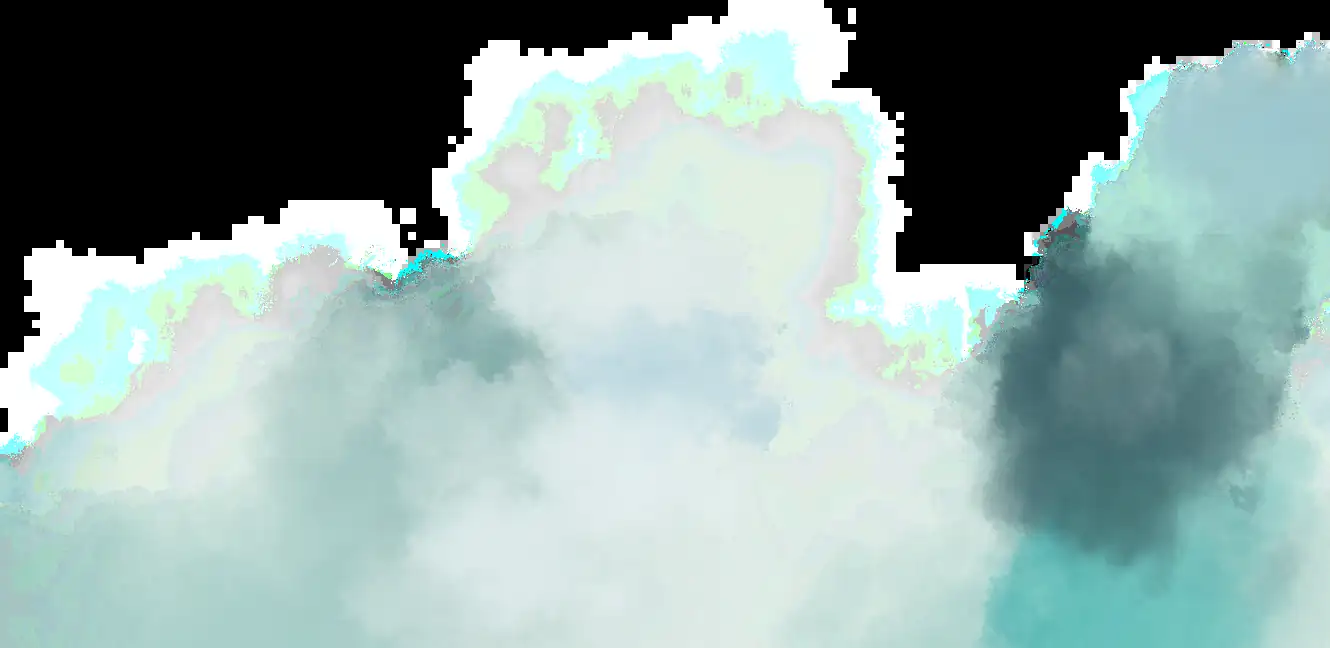
#> input picture assets/wilderness/fog-1.webp, 1330 x 648 px
$ python peaks_layers.py ../assets/wilderness/fog-1.webp ../assets/wilderness/fog-2.webp ../assets/wilderness/fog-3.webp
#> lines starting #> are read from the running program, lines starting #| are printed output that depends on the picture; after the words box and inside, x2 and y2 are one past the last pixel; in counts of white or black regions, pixels touching at a corner belong together
"""Corta assets/hero.jpg (Cuernos del Paine) en capas para el parallax: cielo, montañas, cerro con guanacos y nieblas."""
import sys, os
import numpy as np, cv2
from PIL import Image, ImageFilter

src, out, dbg = sys.argv[1], sys.argv[2], sys.argv[3]
os.makedirs(out, exist_ok=True)
img = cv2.imread(src)  # BGR 1740x1160
#> img is the input picture: shape (648, 1330, 3); mean B, G, R 165.1, 168.1, 146
H, W = img.shape[:2]
#> H = 648; W = 1330

# [26 lines left out: function grab, not called in this run]

# Contorno aproximado de los Cuernos (todo lo que está bajo esta línea es montaña o primer plano)
ridge = [(0, 705), (40, 690), (90, 672), (140, 662), (190, 660), (222, 690), (290, 650), (360, 590), (405, 530),
         (410, 410), (450, 360), (490, 310), (540, 262), (600, 242), (680, 245), (725, 270), (770, 240), (850, 195),
         (905, 158), (935, 98), (965, 100), (1005, 130), (1020, 230), (1065, 300), (1095, 340), (1130, 450),
         (1160, 545), (1178, 520), (1195, 380), (1230, 330), (1300, 255), (1345, 238), (1390, 222), (1425, 250),
         (1455, 300), (1520, 345), (1560, 400), (1620, 445), (1690, 455), (1740, 470)]
mount_poly = ridge + [(W, H), (0, H)]
guanacos = [(320, 675, 435, 830), (760, 770, 905, 862), (880, 800, 985, 862), (1215, 845, 1275, 880)]

# Línea del cerro: por columna, primera fila (desde 760) con vegetación (oscura, saturada, tono oliva/café)
hsv = cv2.cvtColor(img, cv2.COLOR_BGR2HSV)
#> hsv: shape (648, 1330, 3); mean H, S, V 62.3, 29.7, 168.6
veg = ((hsv[..., 2] < 150) & (hsv[..., 1] > 45) & (hsv[..., 0] > 8) & (hsv[..., 0] < 40)).astype(np.uint8)
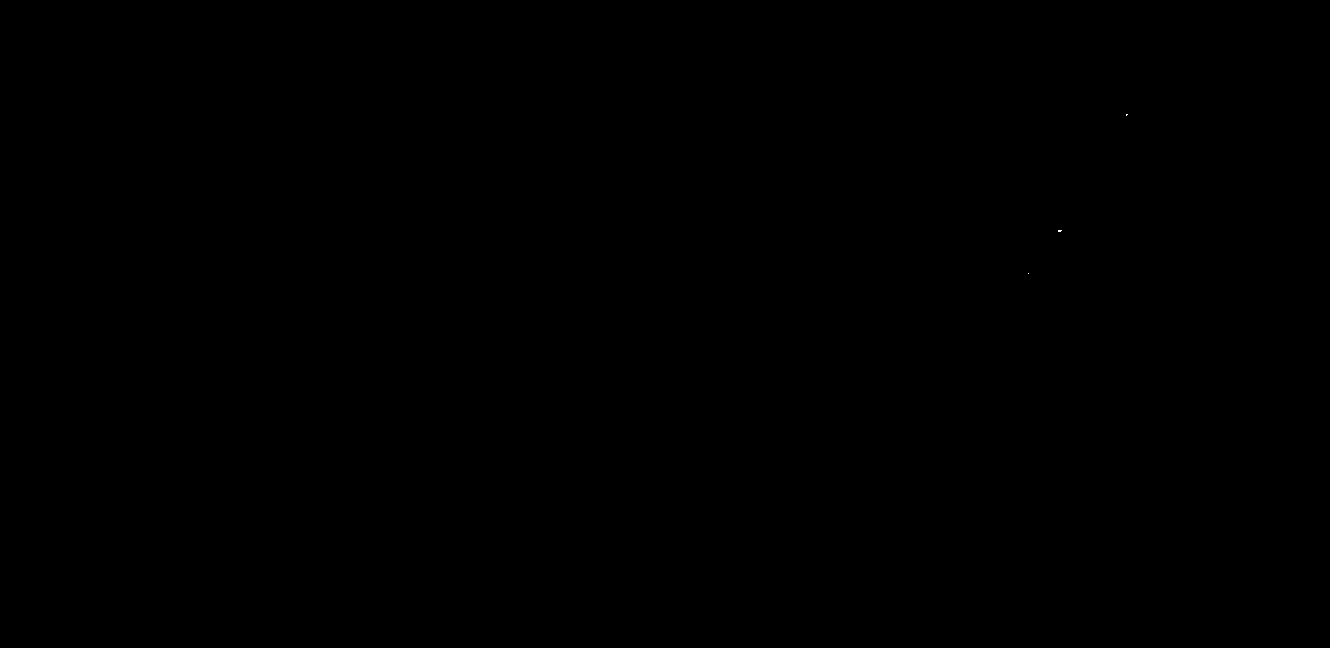
#> veg: shape (648, 1330); values 0 (black) and 1 (white), 0% white in thin lines or dots, all inside (x1, y1, x2, y2) = (1028, 114, 1128, 274)
veg = cv2.morphologyEx(veg, cv2.MORPH_OPEN, np.ones((5, 5), np.uint8))
#> veg: shape (648, 1330); every value is 0
top = np.zeros(W, int)
#> top = 1330 values from 0 to 0
for x in range(W):
    col = veg[760:, x]
#> (the run stopped early here; a loop or call above may not have finished)
